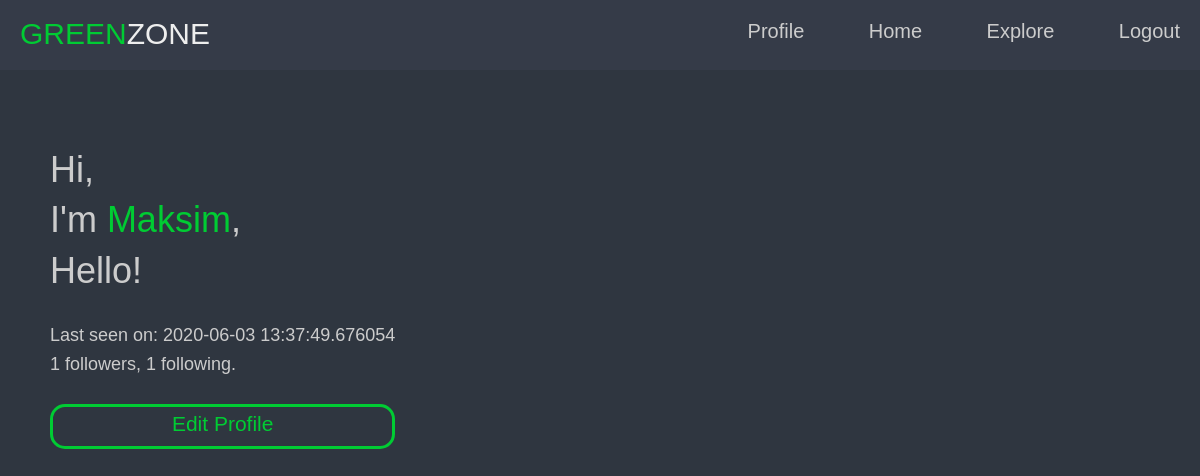
Page /user/Maksim (signed in) on the earlier database version.
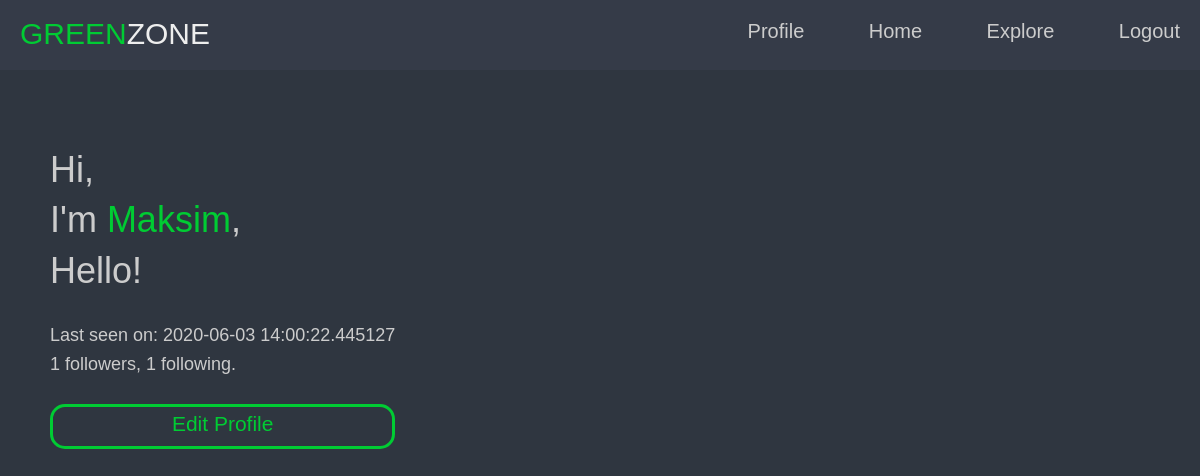
Same page on the later database version.
### app/models.py (models this page shows, shortened)
class User(UserMixin, db.Model):
    id = db.Column(db.Integer, primary_key=True)
    username = db.Column(db.String(64), index=True, unique=True)
    email = db.Column(db.String(120), index=True, unique=True)
    password_hash = db.Column(db.String(128))
    posts = db.relationship('Post', backref='author', lazy='dynamic')
    about_me = db.Column(db.String(140))
    last_seen = db.Column(db.DateTime, default=datetime.utcnow)
    followed = db.relationship(
        'User', secondary=followers,
        primaryjoin=(followers.c.follower_id == id),
        secondaryjoin=(followers.c.followed_id == id),
        backref=db.backref('followers', lazy='dynamic'), lazy='dynamic')
    def avatar(self, size):
        digest = md5(self.email.lower().encode('utf-8')).hexdigest()
        return 'https://www.gravatar.com/avatar/{}?d=identicon&s={}'.format(digest, size)

### app/routes.py (the view)
@app.route('/user/<username>')
@login_required
def user(username):
    user = User.query.filter_by(username=username).first_or_404()
    page = request.args.get('page', 1, type=int)
    posts = user.posts.order_by(Post.timestamp.desc()).paginate(
        page, app.config['POSTS_PER_PAGE'], False)
    next_url = url_for('user', username=user.username, page=posts.next_num) \
        if posts.has_next else None
    prev_url = url_for('user', username=user.username, page=posts.prev_num) \
        if posts.has_prev else None
    return render_template('user.html', user=user, posts=posts.items,
                           next_url=next_url, prev_url=prev_url)

### app/models.py (called while the page is built)
@login.user_loader
def load_user(id):
    return User.query.get(int(id))

### app/routes.py (called while the page is built)
@app.before_request
def before_request():
    if current_user.is_authenticated:
        current_user.last_seen = datetime.utcnow()
        db.session.commit()

### app/Templates/user.html (shortened to what this page needs)
﻿<html>
    <head>
    </head>
    <body>
        {% extends 'layout.html' %}
        {% block content %}
        <nav>
            <div class="logo">
                <p><span>GREEN</span>ZONE</p>
            </div>
            <ul>
                <li><a href="{{ url_for('user', username=current_user.username) }}">Profile</a></li>
                <li><a href="{{ url_for('index') }}">Home</a></li>
                <li><a href="{{ url_for('explore') }}">Explore</a></li>
                <li><a href="{{ url_for('logout') }}">Logout</a></li>
            </ul>
        </nav>
        <div class="about">
            <div>
                <h3>
                    Hi, <br>
                    I'm <span>{{ user.username }}</span>,
                    {% if user.about_me %}<br>
                    {{ user.about_me }}
                    {% endif %}
                </h3>
            </div>
            <div class="user_data">
                {% if user.last_seen %}<p>Last seen on: {{ user.last_seen }}</p>{% endif %}
                <p>{{ user.followers.count() }} followers, {{ user.followed.count() }} following.</p>
                {% if user == current_user %}<a href="{{ url_for('edit_profile') }}">Edit Profile</a>
                {% elif not current_user.is_following(user) %}
                <a href="{{ url_for('follow', username=user.username) }}">Follow</a>
                {% else %}
                <a href="{{ url_for('unfollow', username=user.username) }}">Unfollow</a>
                {% endif %}
            </div>
        </div>
        {% endblock %}

### app/Templates/layout.html (shortened to what this page needs)
﻿<html>
<head>
    <link href="{{ url_for("static", filename="css/base.css") }}" rel="stylesheet">
    <link href="{{ url_for("static", filename="css/real.css") }}" rel="stylesheet">
    <link href="{{ url_for("static", filename="css/login_style.css") }}" rel="stylesheet">
    <link href="{{ url_for("static", filename="css/index_style.css") }}" rel="stylesheet">
    <link href="{{ url_for("static", filename="css/post_style.css") }}" rel="stylesheet">
    <link href="{{ url_for("static", filename="css/user_style.css") }}" rel="stylesheet">
    <link href="{{ url_for("static", filename="css/menu_style.css") }}" rel="stylesheet">
</head>
<body>
    {% block content %}{% endblock %}
</body>
</html>

### app/static/css/base.css (style rules this page uses)
* { font-family: 'Poppins', sans-serif; box-sizing: border-box; text-decoration: none; outline: none; border: none; padding: 0; margin: 0; }
body { color: #ccc; height: 100vh; display: flex; font-size: 16px; line-height: 1.6; align-items: center; background: #2f3640; justify-content: center; }
p { cursor: default; font-size: 18px; }
a { color: #ccc }

### app/static/css/real.css (style rules this page uses)
h3 { font-size: 36px; cursor: default; font-weight: 300; line-height: 1.4; }

### app/static/css/user_style.css (style rules this page uses)
.about h3 span { color: #0c3; }
.about { position: absolute; max-width: 350px; text-align: left; margin: 0 50px; top: 145px; left: 0; }
.user_data { margin-top: 25px; }
.user_data p { font-size: 18px; }
.user_data a { border: 3px solid #0c3; border-radius: 15px; text-align: center; margin-top: 25px; font-size: 21px; display: block; height: 45px; width: 100%; color: #0c3; transition: .3s; }

### app/static/css/menu_style.css (style rules this page uses)
nav { background: #353b48; position: fixed; padding: 10px; height: 70px; width: 100%; z-index: 1; top: 0; left: 0; }
nav ul { float: right; }
nav ul li { display: inline-block; margin: 5px 10px 5px 50px; }
nav ul li a { font-size: 20px; color: #ccc; }
.logo { position: absolute; margin: 10px 0; left: 20px; top: 0; }
.logo p { user-select: none; font-size: 30px; color: #eee; }
.logo p span { color: #0c3; }

Differences in the rows shown:
changed User "Maksim": last_seen "2020-06-03 13:37:49.676054" → "2020-06-03 14:00:22.445127"
